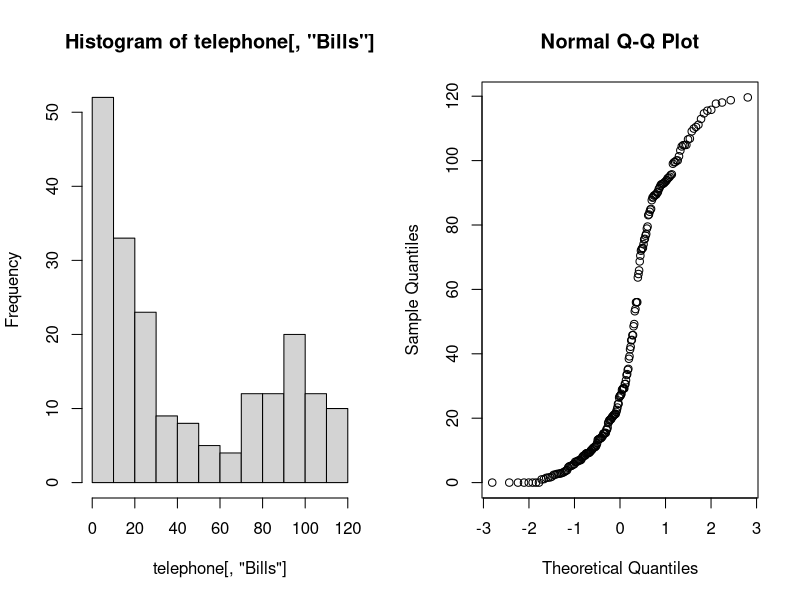
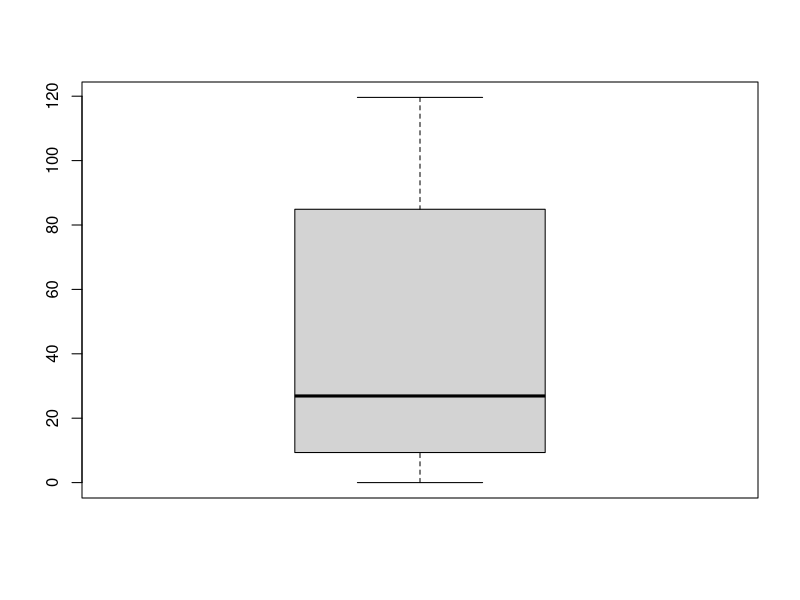

Recreate these plots in R, in order.
telephone=read.table("telephone.txt",header=TRUE)

# exponential distribution of 200 elements
exp_d = rexp(20000, rate=0.035)
exp_d_median = median(exp_d)

wilcox.test(telephone[,"Bills"], mu = exp_d_median)
# Rejected, median is not close to exponential median


par(mfrow=c(1,2))
hist(telephone[,"Bills"])
qqnorm(telephone[,"Bills"])

par(mfrow=c(1,1))
boxplot(telephone[,"Bills"])

# most people pay around 0-20,
# if you wanna be competitive you should start pricing around that value
# 30-80 is an unsuccesfull pricing, it starts to get good again at more than it.

# Conclusion:
# Either offer a cheap service of less than 20???
# Or get a good quality service with a price lower than 80, so you win clients
# that usually pay more